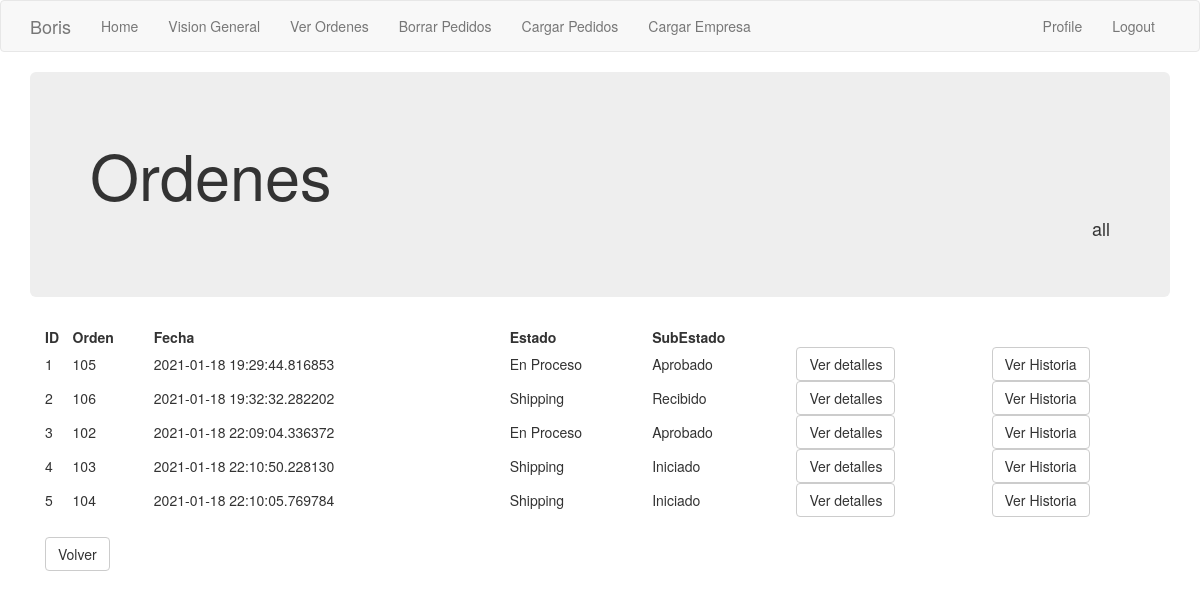
/ordenes/all (signed in), run on an earlier commit of the app's database.
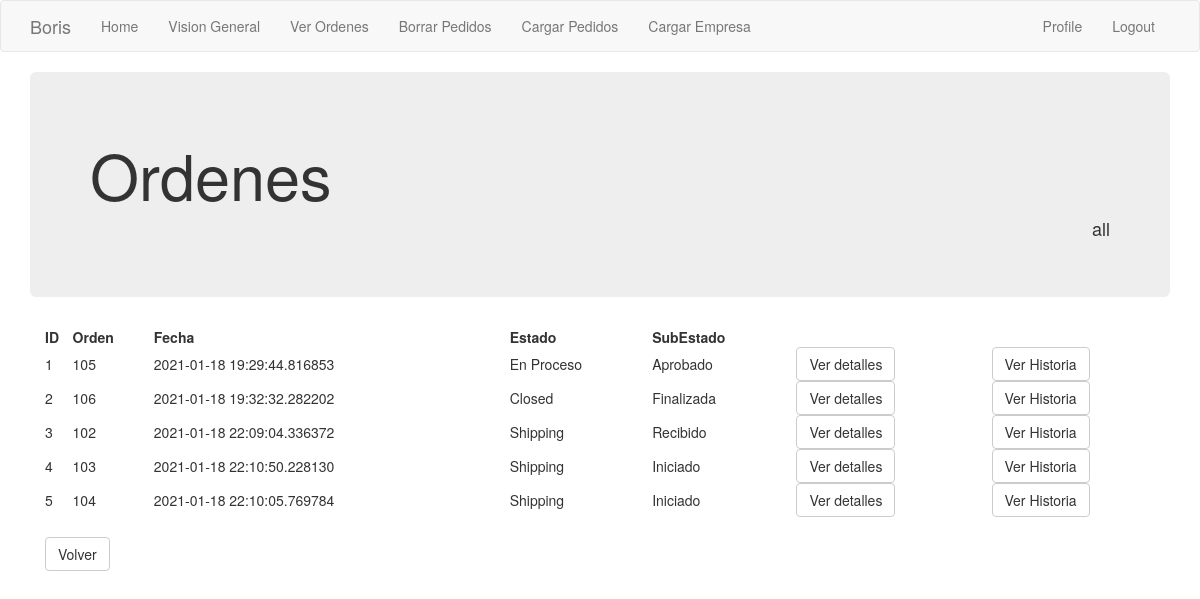
And on a later commit of the database.
### app/models.py (models this page shows, shortened)
class Order_header(db.Model):
    id = db.Column(db.Integer, primary_key=True)
    order_number = db.Column(db.Integer, index=True)
    order_id_anterior = db.Column(db.Integer)
    creation_date = db.Column(db.String(35), index=True)
    last_update_date = db.Column(db.String(35))
    payment_method = db.Column(db.String(10))
    payment_card = db.Column(db.String(10))
    courier_order_id = db.Column(db.String(64), index=True)
    status = db.Column(db.String(15))
    sub_status = db.Column(db.String(15))
    customer_address = db.Column(db.String(64))
    customer_number = db.Column(db.String(10))
    customer_floor = db.Column(db.String(10))
    customer_zipcode = db.Column(db.String(8))
    customer_locality = db.Column(db.String(64))
    customer_city = db.Column(db.String(64))
    customer_province = db.Column(db.String(64))
    customer_country = db.Column(db.String(64))
    detalle = db.relationship('Order_detail', backref='productos', lazy='dynamic')
    transaction = db.relationship('Transaction_log', backref='transaccion', lazy='dynamic')
    customer_id = db.Column(db.Integer, db.ForeignKey('customer.id'))
    store = db.Column(db.Integer, db.ForeignKey('company.store_id'))

### app/main/routes.py (the view)
@bp.route('/ordenes/<estado>', methods=['GET', 'POST'])
@login_required
def ver_ordenes(estado):
    if estado == 'all':
        ordenes =  Order_header.query.filter_by(store=current_user.store).all()
    else :
        ordenes = db.session.query(Order_header).filter((Order_header.store == current_user.store)).filter((Order_header.status == estado))
    return render_template('ordenes.html', title='Ordenes', ordenes=ordenes, estado=estado)

### app/main/routes.py (called while the page is built)
@bp.before_app_request
def before_request():
    if current_user.is_authenticated:
        current_user.last_seen = datetime.utcnow()
        db.session.commit()

### app/models.py (called while the page is built)
@login.user_loader
def load_user(id):
    return User.query.get(int(id))

### app/templates/ordenes.html
{% extends "base.html" %}
{% block app_content %}
<div class='jumbotron'>
    <h1> Ordenes</h1>
    <h4 class="text-right"> {{ estado }}</h4>
</div>
    <div class='container'>
        <table style="width:100%">
            <tr>
                <th>ID</th>
                <th>Orden</th>
                <th>Fecha</th>
                <th>Estado</th>
                <th>SubEstado</th>
                <th></th>
            </tr>
            {% for i in ordenes %}
            <tr>
                <td>{{i['id']}}</td>
                <td>{{i['order_number']}}</td>
                <td>{{i['creation_date']}}</td>
                <td>{{i['status']}}</td>
                <td>{{i['sub_status']}}</td>
                <td><a href="{{ url_for('main.orden', orden_id = i['id']) }}">
                    <button class="btn btn-default"> Ver detalles </button></td>
                <td><a href="{{ url_for('main.historia_orden', orden_id = i['id']) }}">
                    <button class="btn btn-default"> Ver Historia </button></td>
            </tr>
            {% endfor %}
        </table>
        <br>
        <td><a href="{{ url_for('main.vision_general') }}">
            <button class="btn btn-default"> Volver </button></a>
        </td>
    </div>
{% endblock %}

What changed in the data, as far as the page shows it:
changed Order_header id 2: status "Shipping" → "Closed"; sub_status "Recibido" → "Finalizada"
changed Order_header id 3: status "En Proceso" → "Shipping"; sub_status "Aprobado" → "Recibido"
